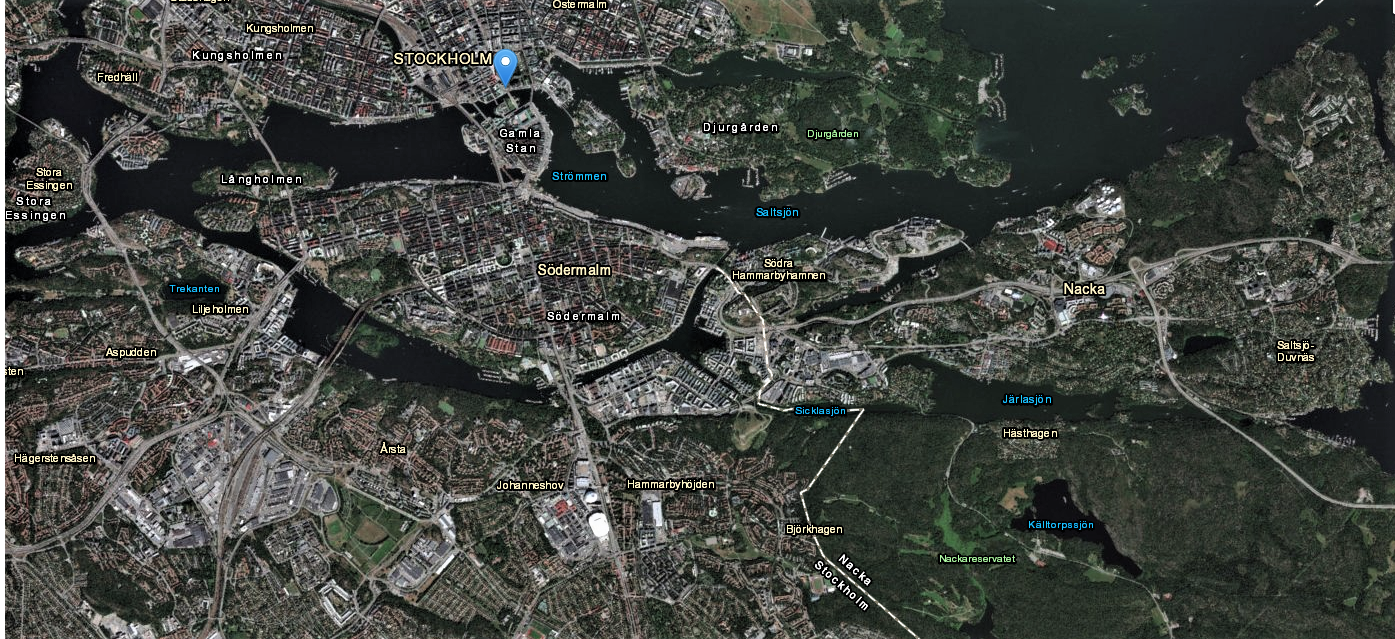
#> input picture screen.png, 1395 x 639 px
$ python WasheredAlgo.py
#> lines starting #> are read from the running program, lines starting #| are printed output that depends on the picture; after the words box and inside, x2 and y2 are one past the last pixel; in counts of white or black regions, pixels touching at a corner belong together
# Import Necessary Libraries
import numpy as np
import cv2

# Read image and convert it into grayscale
img = cv2.imread('screen.png')
#> img is the input picture: shape (639, 1395, 3); mean B, G, R 64.4, 69.3, 66
gray = cv2.cvtColor( img, cv2.COLOR_BGR2GRAY)

# Convert image into only black and white depending upon threshold
ret, thresh = cv2.threshold(gray, 0, 255, cv2.THRESH_BINARY_INV + cv2.THRESH_OTSU)
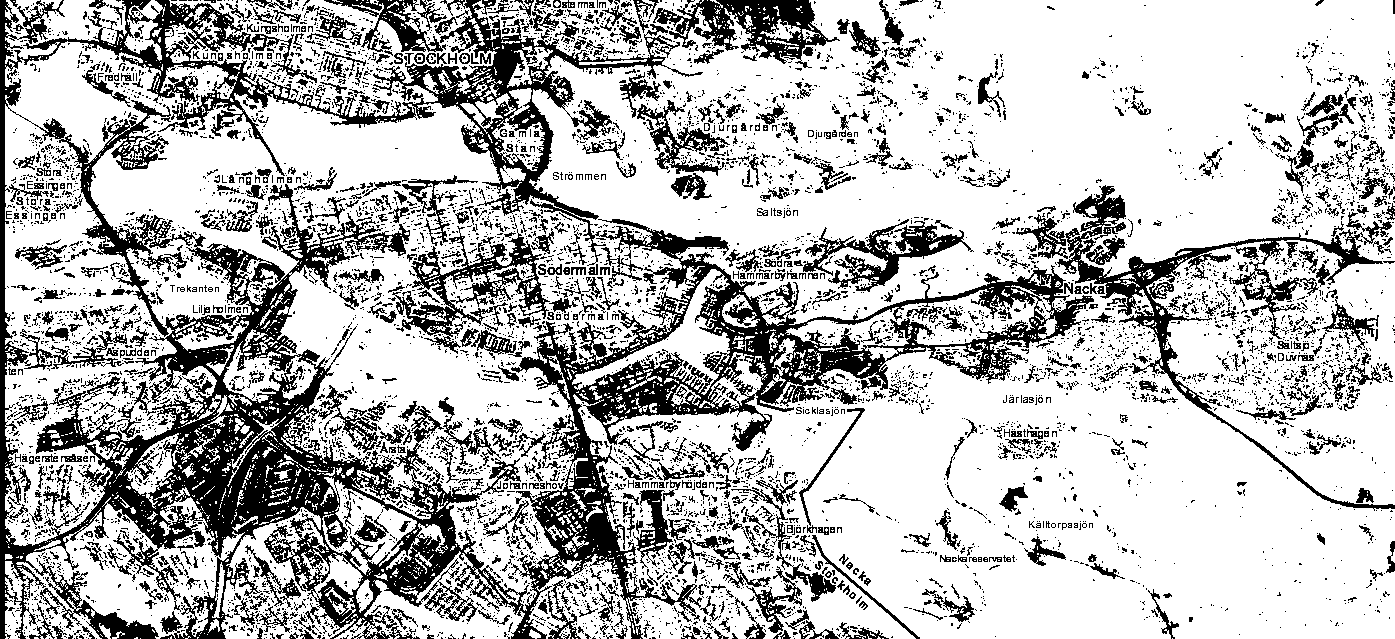
#> thresh: shape (639, 1395); 72.9% white; 6884 black regions (6000 under 20 px), largest, box (x1, y1, x2, y2) and area: (0, 0, 1094, 639) 124400, (1057, 185, 1395, 511) 10307, (392, 226, 550, 354) 5114
#> ret = 87
# Create a kernel of 3x3 contains ones
kernel = np.ones((3,3),np.uint8)
# Remove noise from the image by applying the morphologyEx transformation
opening = cv2.morphologyEx( thresh, cv2.MORPH_OPEN, kernel, iterations = 2)
#> opening: shape (639, 1395); 52.5% white; 520 black regions (429 under 20 px), largest, box (x1, y1, x2, y2) and area: (0, 0, 1395, 639) 402611, (837, 0, 926, 174) 3499, (993, 421, 1065, 460) 1800
# Dilating the result of the morphology transformation, we can obtain areas of the image that are most certainly background
sure_bg = cv2.dilate(opening, kernel, iterations=3)
#> sure_bg: shape (639, 1395); 73.5% white; 268 black regions (146 under 20 px), largest, box (x1, y1, x2, y2) and area: (0, 0, 748, 639) 129501, (336, 0, 823, 105) 22164, (85, 0, 430, 132) 15764
# Obtain sure foreground areas by applying distanceTransform
dist_transform = cv2.distanceTransform( opening, cv2.DIST_L2,5)
# Apply threshold to determine with a highly mathematical probability whether the areas are foreground.
ret, sure_fg = cv2.threshold( dist_transform, 0.7*dist_transform.max(), 255,0)
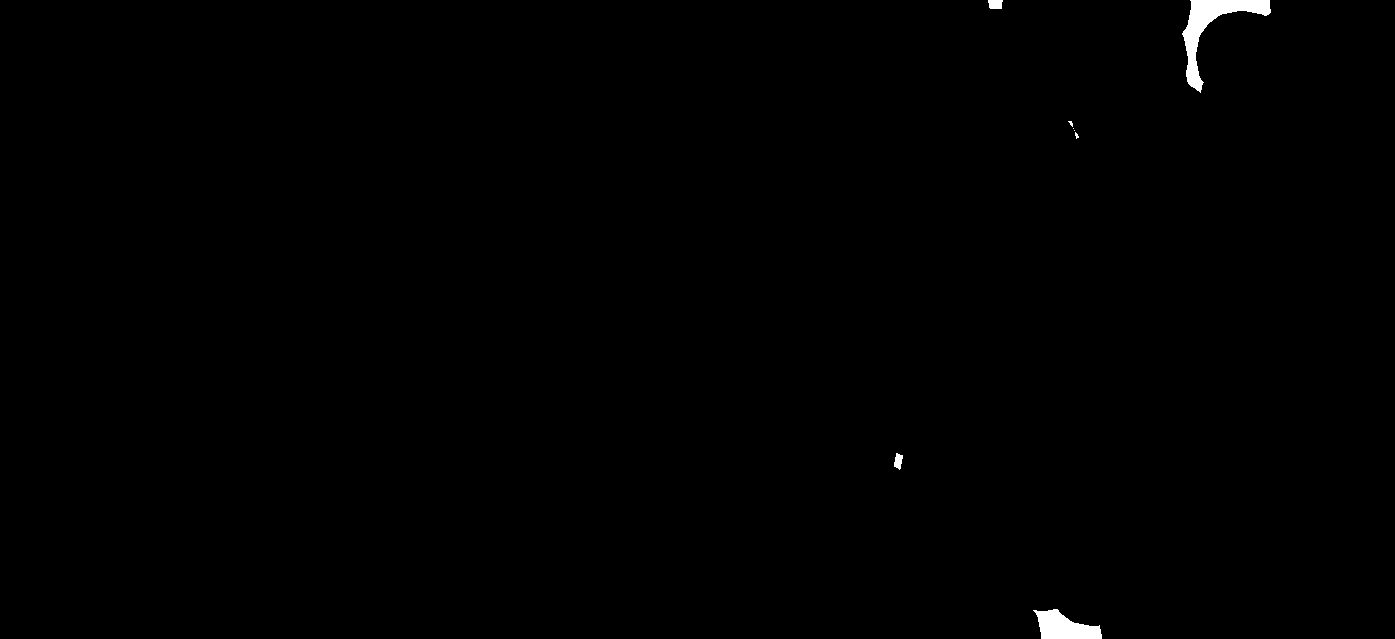
#> sure_fg: shape (639, 1395) float32; 0.42% white; 8 white regions (4 under 20 px), largest, box (x1, y1, x2, y2) and area: (1182, 0, 1271, 93) 2196, (1033, 609, 1102, 639) 1291, (988, 0, 1003, 9) 121, (894, 453, 903, 470) 103
#> ret = 45.86

# Subtract the sure foreground from the background
sure_fg = np.uint8(sure_fg)
unknown = cv2.subtract(sure_bg, sure_fg)
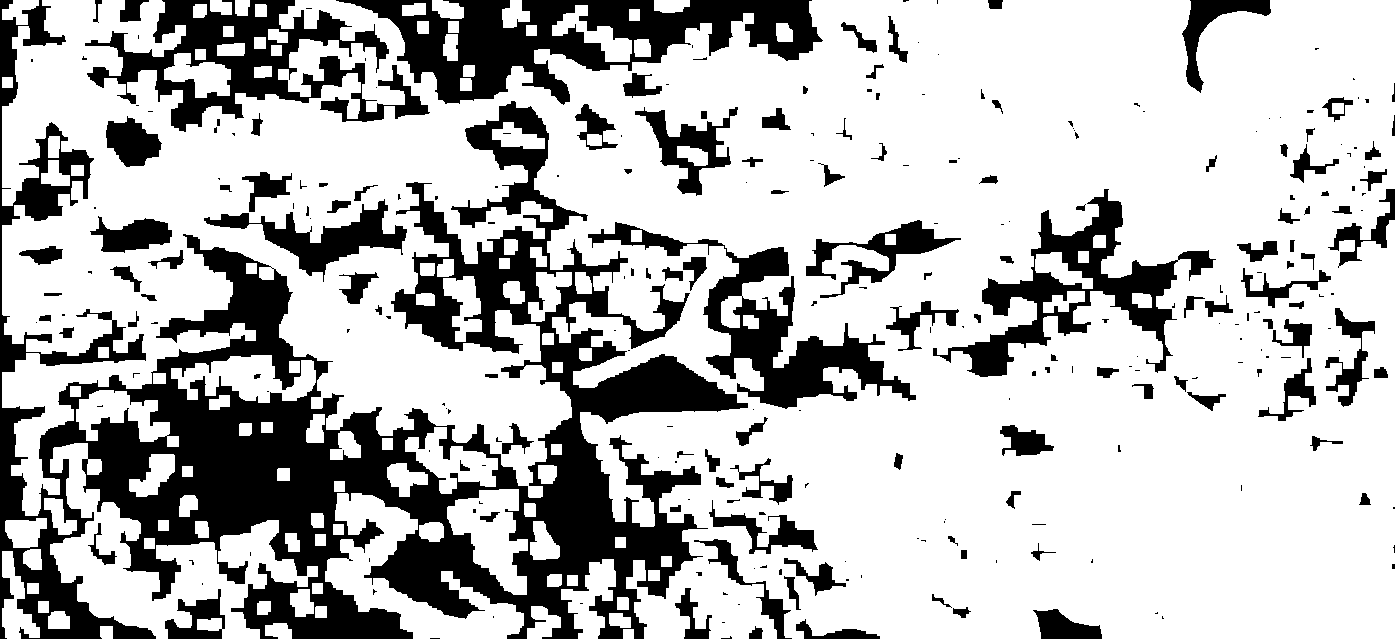
#> unknown: shape (639, 1395); 73.1% white; 276 black regions (150 under 20 px), largest, box (x1, y1, x2, y2) and area: (0, 0, 748, 639) 129501, (336, 0, 823, 105) 22164, (85, 0, 430, 132) 15764

# We can build our famous “barriers” to stop the water from merging
ret, markers = cv2.connectedComponents( sure_fg)
#> markers: shape (639, 1395) int32; 9 distinct labels, from 0 to 8
#> ret = 9

# We add 1 to the background areas because we only want unknowns to stay at 0
markers = markers+1
#> markers: shape (639, 1395) int32; 9 distinct labels, from 1 to 9
markers[unknown==255] = 0
#> markers: shape (639, 1395) int32; 10 distinct labels, from 0 to 9

# Draw the markets on the image
markers = cv2.watershed(img, markers)
#> markers: shape (639, 1395) int32; 10 distinct labels, from -1 to 9
img[markers != -1] = [0,255,0]
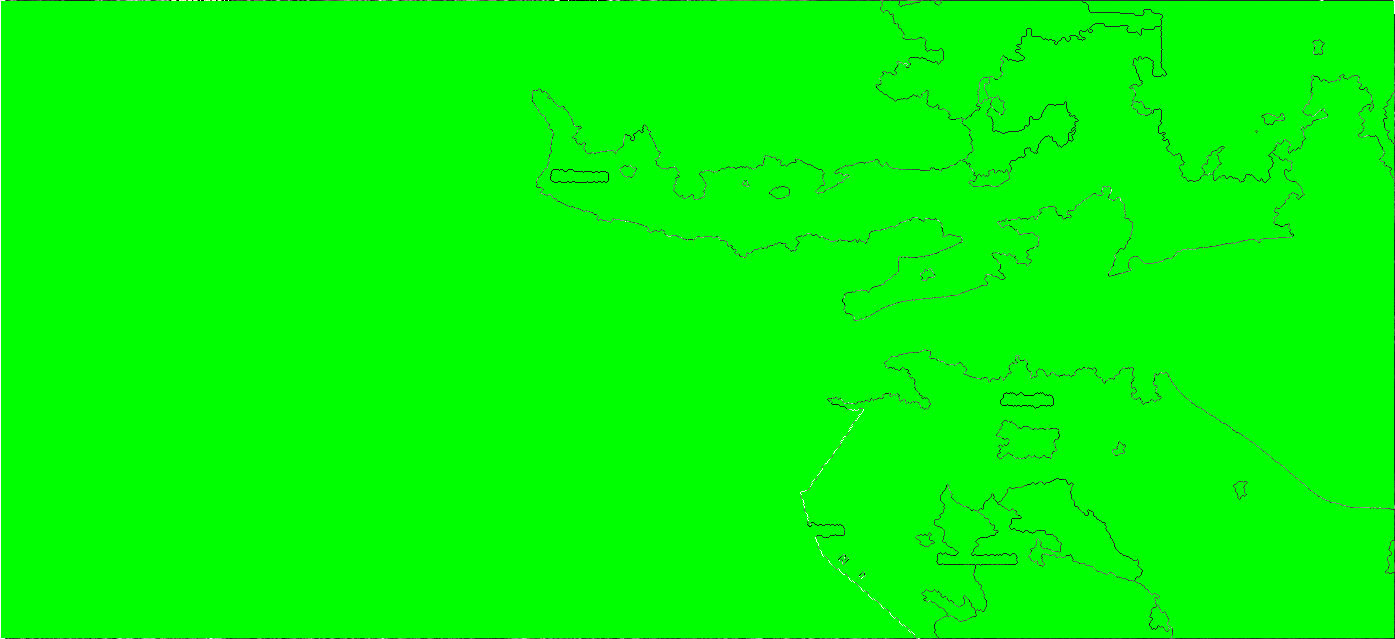
#> img: shape (639, 1395, 3); mean B, G, R 1.1, 252.8, 1.1
# Store image as watershed.jpg
#cv2.imwrite("watershed4.png", img)

#cv2.imshow("watershed.jpg", img)
cv2.imshow("watershed", img)
cv2.waitKey()
cv2.destroyAllWindows()

$ run again, with watershed1.png copied over screen.png
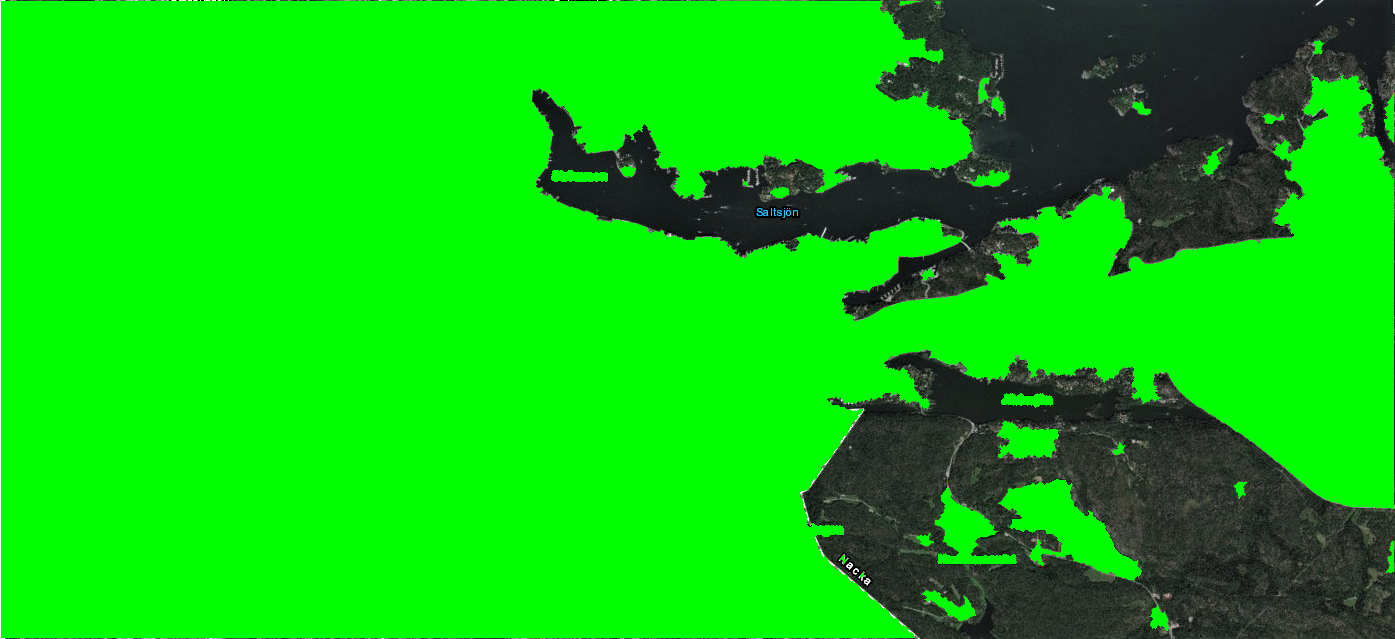
#> input picture watershed1.png, 1395 x 639 px
#> img is the input picture: shape (639, 1395, 3); mean B, G, R 12, 198.1, 11.5
#> `ret, thresh = cv2.threshold(gray, 0, 255, cv2.THRESH_BINARY_INV + cv2...`:
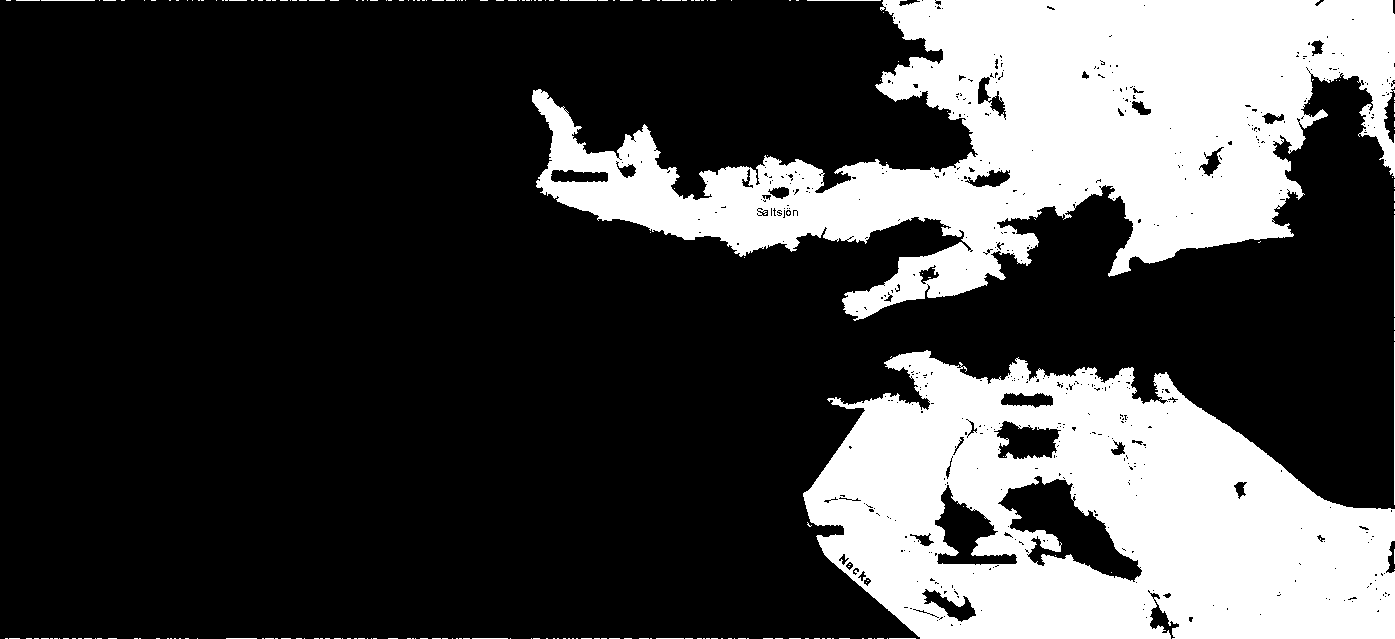
#> thresh: shape (639, 1395); 26.7% white; 221 white regions (209 under 20 px), largest, box (x1, y1, x2, y2) and area: (532, 0, 1395, 321) 125865, (803, 350, 1395, 639) 110993, (1394, 342, 1395, 505) 163
#> `ret, thresh = cv2.threshold(gray, 0, 255, cv2.THRESH_BINARY_INV + cv2...`: ret = 96
#> opening: shape (639, 1395); 26% white; 6 white regions, box (x1, y1, x2, y2) and area: (532, 0, 1395, 319) 122989, (804, 351, 1395, 639) 108951, (847, 570, 864, 586) 109, (1316, 111, 1326, 119) 66, (833, 399, 841, 405) 47, (849, 404, 855, 409) 30
#> sure_bg: shape (639, 1395); 29.2% white; 3 white regions, box (x1, y1, x2, y2) and area: (529, 0, 1395, 322) 139125, (801, 348, 1395, 639) 120985, (830, 396, 844, 408) 167
#> `ret, sure_fg = cv2.threshold( dist_transform, 0.7*dist_transform.max()..`: ret = 59.89
#> unknown: shape (639, 1395); 28.8% white; 3 white regions, box (x1, y1, x2, y2) and area: (529, 0, 1395, 322) 136615, (801, 348, 1395, 639) 120284, (830, 396, 844, 408) 167
#> `ret, markers = cv2.connectedComponents( sure_fg)`: ret = 4
#> `img[markers != -1] = [0,255,0]`:
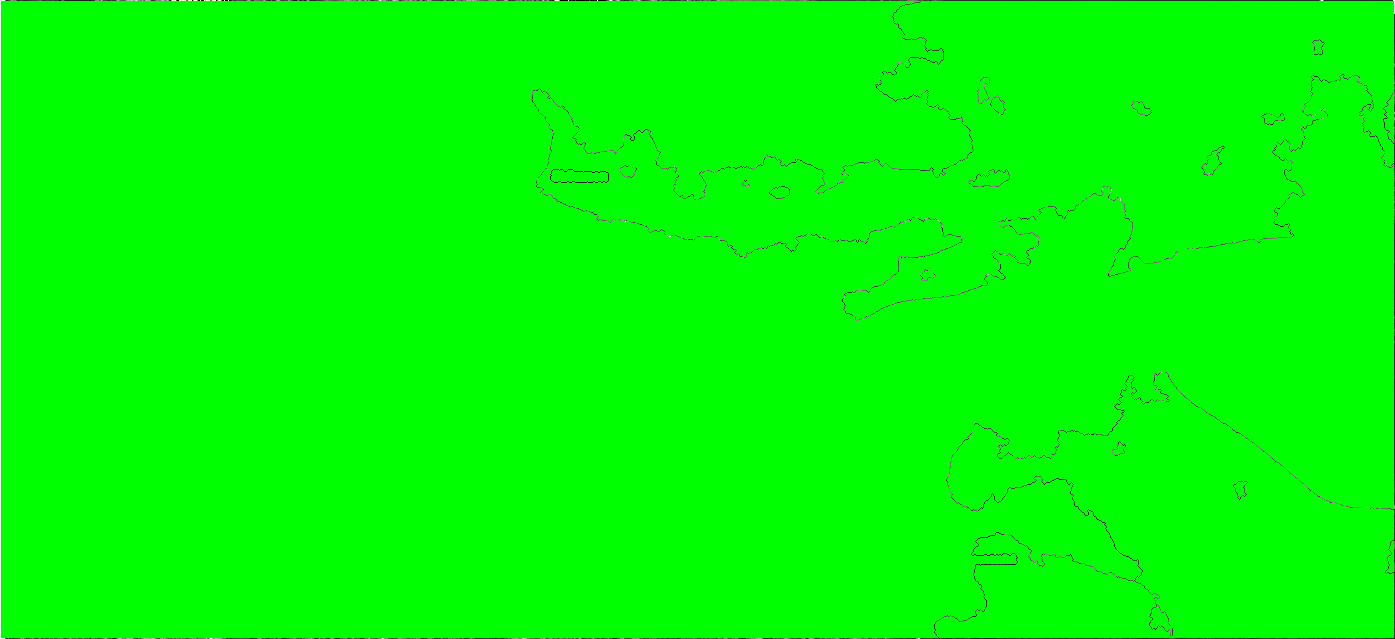
#> img: shape (639, 1395, 3); mean B, G, R 0.9, 253.3, 1
